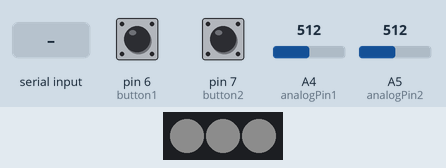
The sketch below on a simulated Arduino Uno, built with avr-gcc and run on an emulated ATmega328P. Parts: 3 RGB LEDs in strip order, left to right. The inputs (shaded band) are chosen by the test bench; at power-on: pin 6 (button1) LOW, pin 7 (button2) LOW, A4 (analogPin1) = 512, A5 (analogPin2) = 512. Dim RGB values are drawn brighter than linear; what the sketch prints to the serial monitor is not drawn.

Above: at 0.01 s.
At 1.1 s:
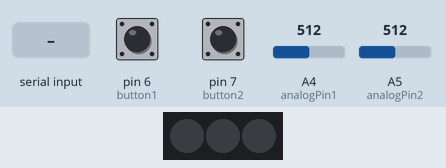
1.2 s: "COM1\n" received over Serial
At 2.2 s:
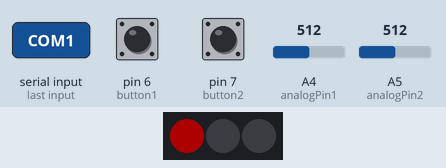
2.7 s: "1" received over Serial
Timing chart, 0 to 5.7 s (numbered marks = the images above; inputs shaded):
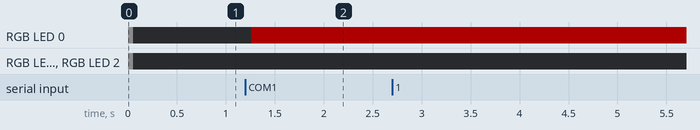

The sketch:

ard_to_pros_final.ino
```cpp
#include <FastLED_NeoPixel.h>

// Which pin on the Arduino is connected to the LEDs?
#define DATA_PIN 8

// How many LEDs are attached to the Arduino?
#define NUM_LEDS 3

// LED brightness, 0 (min) to 255 (max)
#define BRIGHTNESS 50

// Amount of time for each half-blink, in milliseconds
#define BLINK_TIME 1000


//Adafruit_NeoPixel pixels = Adafruit_NeoPixel(NUMPIXELS, PIN, NEO_GRB + NEO_KHZ800);//ALITOVE 100pcs WS2812B
//Adafruit_NeoPixel pixels = Adafruit_NeoPixel(NUMPIXELS, PIN, NEO_RGB + NEO_KHZ800);// Neopixels
FastLED_NeoPixel<NUM_LEDS, DATA_PIN, NEO_GRB> pixels;


byte button1 = 6;
byte button2 = 7;
byte analogPin1 = A4;  // you can also start with pots and use pins A2 and A3
byte analogPin2 = A5;

int firstSensor = 0;    // first analog sensor (pot or photocell)
int secondSensor = 0;   // second analog sensor (pot or photocell)
int thirdSensor = 0;    // digital sensor (btn)
int fourthSensor = 0;    // digital sensor (btn)
int inByte = 0;         // incoming serial byte

void setup() {
   // start serial port at 9600 or 115200 bps:
   Serial.begin(115200);

   pixels.begin();  // initialize strip (required!)
   pixels.setBrightness(BRIGHTNESS);
   pixels.clear(); // reset pixels

   for (int i = 0; i < NUM_LEDS; i++ ) {
    pixels.setPixelColor(i, pixels.Color(70,70,70)); // pixel 0
   }
   pixels.show();

   delay(50);

   for (int i = 0; i < NUM_LEDS; i++ ) {
    pixels.setPixelColor(i, pixels.Color(0,0,0)); // pixel 0
   }
   pixels.show();

  while (!Serial) {
    ; // wait for serial port to connect. Needed for native USB port only
  }

  pinMode(button1, INPUT);   // digital sensor is on digital pin 6 for xiao button pins
  pinMode(button2, INPUT);   // digital sensor is on digital pin 7 for xiao button pins
  establishContact();  // send a byte to establish contact until receiver responds
}

void loop() {
  // if we get a valid byte, read analog ins:
  if (Serial.available() > 0) {
    // get incoming byte:
    inByte = Serial.read();
    firstSensor = analogRead(analogPin1);
    firstSensor = map(firstSensor,0,80,0,255); // the low and high needs to be tuned for your photocell or pot
    firstSensor = constrain(firstSensor,0,255); // to insure there are no negative values and its between 0-255
    // delay 10ms to let the ADC recover:
    delay(5);
    secondSensor = analogRead(analogPin2);
    secondSensor = map(secondSensor,0,80,0,255); // the low and high needs to be tuned for your photocell or pot
    secondSensor = constrain(secondSensor,0,255); // to insure there are no negative values and its between 0-255

    // read btn/switch, map it to 0 or 255
    thirdSensor = map(digitalRead(button1), 0, 1, 0, 255);
     // read btn/switch, map it to 0 or 255
    fourthSensor = map(digitalRead(button2), 0, 1, 0, 255);
    // send sensor values:

    Serial.write(firstSensor);
    Serial.write(secondSensor);
    Serial.write(thirdSensor);
    Serial.write(fourthSensor);


    pixels.clear();
    if ( thirdSensor ) {
    pixels.setPixelColor(1, pixels.Color(0,0,255)); // pixel 0
    } else {
    pixels.setPixelColor(0, pixels.Color(255,0,0)); // pixel 1
    }
    pixels.show(); // This sends the updated pixel color to the hardware.
    delay(10); // Delay for a period of time (in milliseconds).


   }
}

void establishContact() {
  while (Serial.available() <= 0) {
    Serial.print('A');   // send a capital A
    delay(300);
  }
}


/////////////////////////MATCHING  2 RGB Neopixels and Analogs and switch ///////////////
//// COPY AND PASTE into Processing and then uncomment
/*


  import processing.serial.*;

  int fgcolor;           // Fill color
  int bgcolor;           // Background color
  Serial myPort;                       // The serial port
  int[] serialInArray = new int[4];    // Where we'll put what we receive
  int serialCount = 0;                 // A count of how many bytes we receive
  int xpos, ypos;                // Starting position of the ball
  boolean firstContact = false;        // Whether we've heard from the microcontroller

  //particle lines
  ArrayList<Particle> particles;
  int numParticles;
  int minDistance;

  void setup() {
    size(900, 900);  // Stage size
   // noStroke();      // No border on the next thing drawn
    background(0);
    frameRate(20);
    // Set the starting position of the ball (middle of the stage)
    xpos = width/2;
    ypos = height/2;

    int min = 100;

    particles = new ArrayList();
    numParticles = 30;
    minDistance = 150;

    for (int i = 0; i < numParticles; i++) {
        Particle p = new Particle(random(min, xpos - min), random(min, ypos - min), 5);
        particles.add(p);
        p.update();
    }

   //println(Serial.list());

  //MAC  find your portnumber
  myPort = new Serial(this, Serial.list()[1], 115200);
  //PC find your port name
  //myPort = new Serial(this, "COM1", 115200);
  textSize(12);
  smooth();

  }

  void draw() {
    background(bgcolor);
    fill(bgcolor,2);
    //rect(0,0,width,height);

    // Draw the shape
    if ( bgcolor > 100 ) {

          for (Particle p1 : particles) {
        for (Particle p2 : particles) {
            if (p1 != p2) {
                float distance = dist(p1.x, p1.y, p2.x, p2.y);

                if (distance < minDistance) {
                    stroke(color(255-fgcolor,0,0), 255-((distance/minDistance)*255));
                    strokeWeight(1);
                    line(p1.x+xpos, p1.y+ypos, p2.x+xpos, p2.y+ypos);
                }
            }
        }
    }

    for (Particle p : particles) {
        p.draw();
        p.update();
    }


    } else {
     fill(255-fgcolor,0,fgcolor);
     noStroke();
     star(xpos, ypos, 40, 80, 5);
    }

  }

  void serialEvent(Serial myPort) {
    // read a byte from the serial port:
    int inByte = myPort.read();
    // if this is the first byte received, and it's an A, clear the serial
    // buffer and note that you've had first contact from the microcontroller.
    // Otherwise, add the incoming byte to the array:
    if (firstContact == false) {
      if (inByte == 'A') {
        myPort.clear();          // clear the serial port buffer
        firstContact = true;     // you've had first contact from the microcontroller
        myPort.write('A');       // ask for more
         //println("AAAAAAAA");
      }
    }
    else {
      // Add the latest byte from the serial port to array:
      serialInArray[serialCount] = inByte;
      serialCount++;

      // If we have 3 bytes:
      if (serialCount > 3 ) {
        xpos = serialInArray[0];
        xpos = int(map(xpos,0,255,150,width-150));
        ypos = serialInArray[1];
        ypos = int(map(ypos,0,255,150,height-150));
        fgcolor = serialInArray[2];
        bgcolor = serialInArray[3];

        // print the values (for debugging purposes only):
        println(xpos + "\t" + ypos + "\t" + fgcolor + "\t" + bgcolor);

        // Send a capital A to request new sensor readings:
        myPort.write('A');
        // Reset serialCount:
        serialCount = 0;
      }
    }
  }

 class Particle {
    float px, py;
    float x, y;
    float rx, ry;
    float rT;
    float size;

    Particle(float x, float y, float size) {
        this.px = x;
        this.py = y;
        this.size = size;
        this.rx = random(20, 100);
        this.ry = this.rx;
        if (random(100) < 50) {
            rx *= -1;
        }
        this.rT = random(500, 5000);
    }

    void update() {
        float t = millis()/rT;
        x = (int)(px + rx * cos(t));
        y = (int)(py + ry * sin(t));
    }

    void draw() {
        noStroke();
        fill(255-fgcolor,0,0);
        ellipse(x+xpos, y+ypos, size, size);
    }
}
  void star(float x, float y, float radius1, float radius2, int npoints) {
  float angle = TWO_PI / npoints;
  float halfAngle = angle/2.0;
  fill(255-fgcolor,0,0,120);
  beginShape();
  for (float a = 0; a < TWO_PI; a += angle) {
    float sx = x + cos(a) * radius2;
    float sy = y + sin(a) * radius2;
    vertex(sx, sy);
    sx = x + cos(a+halfAngle) * radius1;
    sy = y + sin(a+halfAngle) * radius1;
    vertex(sx, sy);
  }
  endShape(CLOSE);
}


*/
```

Measured:
- after the input at 1.2 s, RGB LED 0: off → RGB(50, 0, 0) after 0.06 s
- after the input at 2.7 s, every drawn part: stays the same
